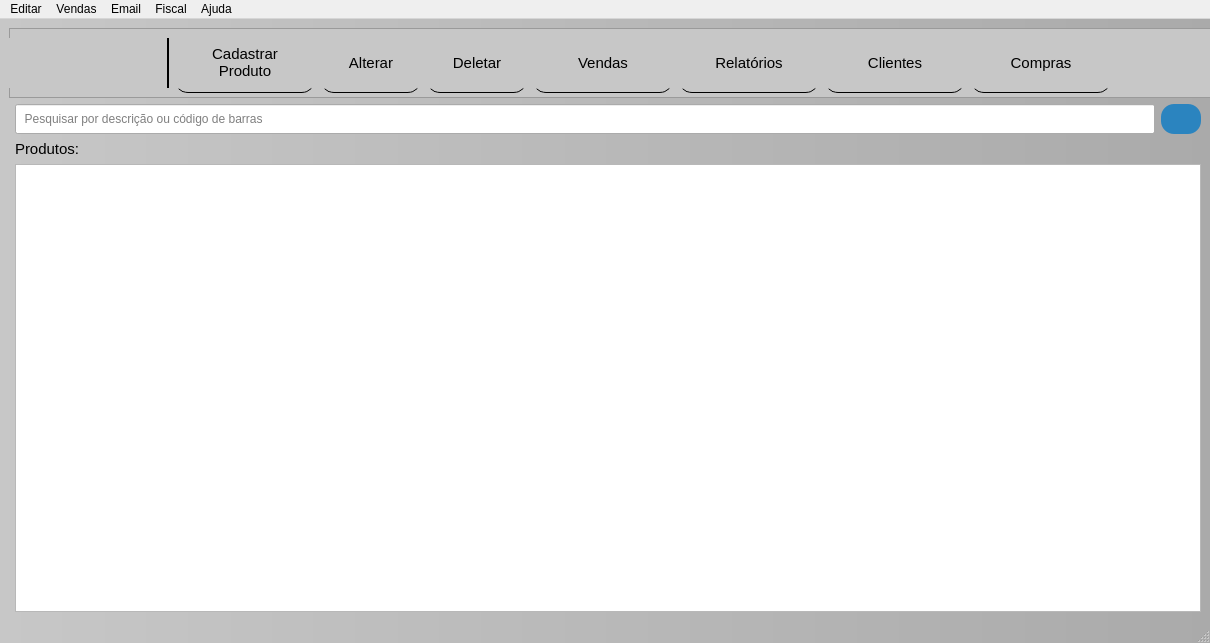
<?xml version="1.0" encoding="UTF-8"?>
<ui version="4.0">
 <class>MainWindow</class>
 <widget class="QMainWindow" name="MainWindow">
  <property name="geometry">
   <rect>
    <x>0</x>
    <y>0</y>
    <width>1210</width>
    <height>643</height>
   </rect>
  </property>
  <property name="sizePolicy">
   <sizepolicy hsizetype="Fixed" vsizetype="Fixed">
    <horstretch>0</horstretch>
    <verstretch>0</verstretch>
   </sizepolicy>
  </property>
  <property name="minimumSize">
   <size>
    <width>875</width>
    <height>600</height>
   </size>
  </property>
  <property name="maximumSize">
   <size>
    <width>16777215</width>
    <height>16777215</height>
   </size>
  </property>
  <property name="sizeIncrement">
   <size>
    <width>1</width>
    <height>1</height>
   </size>
  </property>
  <property name="windowTitle">
   <string>Janela Principal - QEstoqueLoja</string>
  </property>
  <property name="styleSheet">
   <string notr="true">

#MainWindow{
background-color: rgb(199, 199, 199);
background-color: qlineargradient(spread:pad, x1:0, y1:0, x2:1, y2:0, stop:0 rgba(199, 199, 199, 255), stop:1 rgba(170, 170, 170, 255));

}
QPushButton{
background-color: rgb(43, 132, 191);
color: rgb(255, 255, 255);
font-size: 15px;
border-radius: 13px;

}

QPushButton:hover{
	background-color: rgb(13, 92, 161);
}
QPushButton:pressed{
	
color: rgb(255, 255, 255);
	background-color: rgb(153, 193, 241);
font-size: 15px;
border-radius: 13px;
}
QGroupBox{
background-color:rgb(170, 170, 170);
	font: 700 9pt &quot;Segoe UI&quot;;
	font-size: 15px;
}
</string>
  </property>
  <property name="dockNestingEnabled">
   <bool>true</bool>
  </property>
  <property name="unifiedTitleAndToolBarOnMac">
   <bool>true</bool>
  </property>
  <widget class="QWidget" name="centralwidget">
   <layout class="QGridLayout" name="gridLayout">
    <item row="0" column="0" colspan="2">
     <widget class="QFrame" name="frameHeaderBar">
      <property name="sizePolicy">
       <sizepolicy hsizetype="Minimum" vsizetype="Minimum">
        <horstretch>0</horstretch>
        <verstretch>0</verstretch>
       </sizepolicy>
      </property>
      <property name="minimumSize">
       <size>
        <width>1500</width>
        <height>70</height>
       </size>
      </property>
      <property name="maximumSize">
       <size>
        <width>16777215</width>
        <height>70</height>
       </size>
      </property>
      <property name="styleSheet">
       <string notr="true">QFrame{
/*background-color:rgb(148, 148, 148);*/
background-color: rgb(199, 199, 199);

}

QPushButton{
background-color:transparent;
	font: 700 10pt &quot;Segoe UI&quot;;
color: black;
border-bottom: 1px solid black;
border-radius: 13px;

}
QPushButton:hover{
	background-color: rgb(13, 92, 161);
}
QPushButton:pressed{
	
color: rgb(255, 255, 255);
	background-color: rgb(153, 193, 241);

}

</string>
      </property>
      <property name="frameShape">
       <enum>QFrame::Shape::StyledPanel</enum>
      </property>
      <property name="frameShadow">
       <enum>QFrame::Shadow::Raised</enum>
      </property>
      <widget class="QWidget" name="layoutWidget">
       <property name="geometry">
        <rect>
         <x>0</x>
         <y>0</y>
         <width>1201</width>
         <height>71</height>
        </rect>
       </property>
       <layout class="QHBoxLayout" name="horizontalLayout_8">
        <property name="spacing">
         <number>6</number>
        </property>
        <item>
         <layout class="QHBoxLayout" name="horizontalLayout_5">
          <property name="spacing">
           <number>6</number>
          </property>
          <item>
           <layout class="QHBoxLayout" name="horizontalLayout_10">
            <item>
             <widget class="QLabel" name="label_6">
              <property name="minimumSize">
               <size>
                <width>160</width>
                <height>40</height>
               </size>
              </property>
              <property name="maximumSize">
               <size>
                <width>170</width>
                <height>50</height>
               </size>
              </property>
              <property name="styleSheet">
               <string notr="true">border-right: 2px solid black;</string>
              </property>
              <property name="text">
               <string/>
              </property>
              <property name="pixmap">
               <pixmap resource="../Imagens/recursosImg.qrc">:/QEstoqueLOja/mkaoyvblContraste.png</pixmap>
              </property>
              <property name="scaledContents">
               <bool>true</bool>
              </property>
              <property name="margin">
               <number>3</number>
              </property>
             </widget>
            </item>
            <item>
             <layout class="QHBoxLayout" name="horizontalLayout_9">
              <item>
               <layout class="QHBoxLayout" name="horizontalLayout_7">
                <item>
                 <widget class="QPushButton" name="Btn_AddProd">
                  <property name="sizePolicy">
                   <sizepolicy hsizetype="Fixed" vsizetype="Fixed">
                    <horstretch>0</horstretch>
                    <verstretch>0</verstretch>
                   </sizepolicy>
                  </property>
                  <property name="minimumSize">
                   <size>
                    <width>140</width>
                    <height>60</height>
                   </size>
                  </property>
                  <property name="maximumSize">
                   <size>
                    <width>140</width>
                    <height>60</height>
                   </size>
                  </property>
                  <property name="styleSheet">
                   <string notr="true"/>
                  </property>
                  <property name="text">
                   <string>Cadastrar 
Produto</string>
                  </property>
                  <property name="icon">
                   <iconset theme="address-book-new"/>
                  </property>
                  <property name="iconSize">
                   <size>
                    <width>40</width>
                    <height>40</height>
                   </size>
                  </property>
                 </widget>
                </item>
                <item>
                 <widget class="QPushButton" name="Btn_Alterar">
                  <property name="sizePolicy">
                   <sizepolicy hsizetype="Fixed" vsizetype="Fixed">
                    <horstretch>0</horstretch>
                    <verstretch>0</verstretch>
                   </sizepolicy>
                  </property>
                  <property name="minimumSize">
                   <size>
                    <width>100</width>
                    <height>60</height>
                   </size>
                  </property>
                  <property name="maximumSize">
                   <size>
                    <width>100</width>
                    <height>60</height>
                   </size>
                  </property>
                  <property name="styleSheet">
                   <string notr="true"/>
                  </property>
                  <property name="text">
                   <string>Alterar</string>
                  </property>
                  <property name="iconSize">
                   <size>
                    <width>40</width>
                    <height>40</height>
                   </size>
                  </property>
                 </widget>
                </item>
                <item>
                 <widget class="QPushButton" name="Btn_Delete">
                  <property name="sizePolicy">
                   <sizepolicy hsizetype="Fixed" vsizetype="Fixed">
                    <horstretch>0</horstretch>
                    <verstretch>0</verstretch>
                   </sizepolicy>
                  </property>
                  <property name="minimumSize">
                   <size>
                    <width>100</width>
                    <height>60</height>
                   </size>
                  </property>
                  <property name="maximumSize">
                   <size>
                    <width>100</width>
                    <height>60</height>
                   </size>
                  </property>
                  <property name="styleSheet">
                   <string notr="true">#Btn_Delete:hover{
background-color:rgb(191, 61, 64);
}
#Btn_Delete:pressed{
background-color:rgb(255, 96, 99)

}</string>
                  </property>
                  <property name="text">
                   <string>Deletar</string>
                  </property>
                  <property name="iconSize">
                   <size>
                    <width>40</width>
                    <height>40</height>
                   </size>
                  </property>
                 </widget>
                </item>
               </layout>
              </item>
              <item>
               <widget class="QPushButton" name="Btn_Venda">
                <property name="sizePolicy">
                 <sizepolicy hsizetype="Fixed" vsizetype="Fixed">
                  <horstretch>0</horstretch>
                  <verstretch>0</verstretch>
                 </sizepolicy>
                </property>
                <property name="minimumSize">
                 <size>
                  <width>140</width>
                  <height>60</height>
                 </size>
                </property>
                <property name="maximumSize">
                 <size>
                  <width>140</width>
                  <height>60</height>
                 </size>
                </property>
                <property name="styleSheet">
                 <string notr="true">

#Btn_Venda:hover{
	background-color:rgb(03,75,119);

}
#Btn_Venda:pressed{
background-color: rgb(153, 193, 241);
}</string>
                </property>
                <property name="text">
                 <string>Vendas</string>
                </property>
                <property name="iconSize">
                 <size>
                  <width>40</width>
                  <height>40</height>
                 </size>
                </property>
               </widget>
              </item>
              <item>
               <widget class="QPushButton" name="Btn_Relatorios">
                <property name="sizePolicy">
                 <sizepolicy hsizetype="Fixed" vsizetype="Fixed">
                  <horstretch>0</horstretch>
                  <verstretch>0</verstretch>
                 </sizepolicy>
                </property>
                <property name="minimumSize">
                 <size>
                  <width>140</width>
                  <height>60</height>
                 </size>
                </property>
                <property name="maximumSize">
                 <size>
                  <width>140</width>
                  <height>60</height>
                 </size>
                </property>
                <property name="styleSheet">
                 <string notr="true">
#Btn_Relatorios:hover{
background-color:rgb(03,75,119);
}
#Btn_Relatorios:pressed{

	background-color: rgb(153, 193, 241);

}
</string>
                </property>
                <property name="text">
                 <string>Relatórios</string>
                </property>
                <property name="iconSize">
                 <size>
                  <width>40</width>
                  <height>40</height>
                 </size>
                </property>
               </widget>
              </item>
              <item>
               <widget class="QPushButton" name="Btn_Clientes">
                <property name="minimumSize">
                 <size>
                  <width>140</width>
                  <height>60</height>
                 </size>
                </property>
                <property name="text">
                 <string>Clientes</string>
                </property>
                <property name="iconSize">
                 <size>
                  <width>40</width>
                  <height>40</height>
                 </size>
                </property>
               </widget>
              </item>
              <item>
               <widget class="QPushButton" name="Btn_Entradas">
                <property name="minimumSize">
                 <size>
                  <width>140</width>
                  <height>60</height>
                 </size>
                </property>
                <property name="text">
                 <string>Compras</string>
                </property>
                <property name="icon">
                 <iconset resource="../Imagens/recursosImg.qrc">
                  <normaloff>:/QEstoqueLOja/view-financial-transfer-reconciled.svg</normaloff>:/QEstoqueLOja/view-financial-transfer-reconciled.svg</iconset>
                </property>
                <property name="iconSize">
                 <size>
                  <width>40</width>
                  <height>40</height>
                 </size>
                </property>
               </widget>
              </item>
              <item>
               <spacer name="horizontalSpacer">
                <property name="orientation">
                 <enum>Qt::Orientation::Horizontal</enum>
                </property>
                <property name="sizeHint" stdset="0">
                 <size>
                  <width>40</width>
                  <height>20</height>
                 </size>
                </property>
               </spacer>
              </item>
             </layout>
            </item>
           </layout>
          </item>
         </layout>
        </item>
       </layout>
      </widget>
     </widget>
    </item>
    <item row="2" column="1">
     <layout class="QVBoxLayout" name="verticalLayout_2">
      <item>
       <layout class="QHBoxLayout" name="horizontalLayout_6">
        <item>
         <widget class="CustomLineEdit" name="Ledit_Pesquisa">
          <property name="minimumSize">
           <size>
            <width>200</width>
            <height>30</height>
           </size>
          </property>
          <property name="placeholderText">
           <string>  Pesquisar por descrição ou código de barras</string>
          </property>
         </widget>
        </item>
        <item>
         <widget class="QPushButton" name="Btn_Pesquisa">
          <property name="sizePolicy">
           <sizepolicy hsizetype="Fixed" vsizetype="Fixed">
            <horstretch>0</horstretch>
            <verstretch>0</verstretch>
           </sizepolicy>
          </property>
          <property name="minimumSize">
           <size>
            <width>40</width>
            <height>30</height>
           </size>
          </property>
          <property name="maximumSize">
           <size>
            <width>30</width>
            <height>30</height>
           </size>
          </property>
          <property name="text">
           <string/>
          </property>
          <property name="iconSize">
           <size>
            <width>20</width>
            <height>20</height>
           </size>
          </property>
         </widget>
        </item>
       </layout>
      </item>
      <item>
       <widget class="QLabel" name="label">
        <property name="styleSheet">
         <string notr="true">font: 700 9pt &quot;Segoe UI&quot;;
font-size: 15px;</string>
        </property>
        <property name="text">
         <string>Produtos:</string>
        </property>
       </widget>
      </item>
      <item>
       <widget class="QTableView" name="Tview_Produtos">
        <property name="minimumSize">
         <size>
          <width>750</width>
          <height>350</height>
         </size>
        </property>
        <property name="maximumSize">
         <size>
          <width>16777215</width>
          <height>16777215</height>
         </size>
        </property>
        <property name="baseSize">
         <size>
          <width>100</width>
          <height>200</height>
         </size>
        </property>
        <property name="contextMenuPolicy">
         <enum>Qt::ContextMenuPolicy::CustomContextMenu</enum>
        </property>
        <property name="autoFillBackground">
         <bool>false</bool>
        </property>
        <property name="styleSheet">
         <string notr="true"/>
        </property>
        <property name="alternatingRowColors">
         <bool>true</bool>
        </property>
        <property name="selectionMode">
         <enum>QAbstractItemView::SelectionMode::SingleSelection</enum>
        </property>
        <property name="selectionBehavior">
         <enum>QAbstractItemView::SelectionBehavior::SelectRows</enum>
        </property>
        <property name="gridStyle">
         <enum>Qt::PenStyle::SolidLine</enum>
        </property>
        <attribute name="horizontalHeaderCascadingSectionResizes">
         <bool>false</bool>
        </attribute>
        <attribute name="horizontalHeaderDefaultSectionSize">
         <number>50</number>
        </attribute>
        <attribute name="horizontalHeaderStretchLastSection">
         <bool>true</bool>
        </attribute>
        <attribute name="verticalHeaderVisible">
         <bool>false</bool>
        </attribute>
       </widget>
      </item>
     </layout>
    </item>
   </layout>
  </widget>
  <widget class="QStatusBar" name="statusbar"/>
  <widget class="QMenuBar" name="menuBar">
   <property name="geometry">
    <rect>
     <x>0</x>
     <y>0</y>
     <width>1210</width>
     <height>20</height>
    </rect>
   </property>
   <widget class="QMenu" name="menuVendas">
    <property name="title">
     <string>Vendas</string>
    </property>
    <addaction name="actionRealizar_Venda"/>
   </widget>
   <widget class="QMenu" name="menuEditar">
    <property name="title">
     <string>Editar</string>
    </property>
    <addaction name="actionConfig"/>
   </widget>
   <widget class="QMenu" name="menuAjuda">
    <property name="title">
     <string>Ajuda</string>
    </property>
    <addaction name="actionDocumenta_o"/>
    <addaction name="actionSobre"/>
   </widget>
   <widget class="QMenu" name="menuEmail">
    <property name="title">
     <string>Email</string>
    </property>
    <addaction name="actionEnviar"/>
   </widget>
   <widget class="QMenu" name="menuFiscal">
    <property name="title">
     <string>Fiscal</string>
    </property>
    <addaction name="actionMonitor_Fiscal"/>
   </widget>
   <addaction name="menuEditar"/>
   <addaction name="menuVendas"/>
   <addaction name="menuEmail"/>
   <addaction name="menuFiscal"/>
   <addaction name="menuAjuda"/>
  </widget>
  <action name="actionteste">
   <property name="text">
    <string>teste</string>
   </property>
  </action>
  <action name="actionGerar_Relat_rio_CSV">
   <property name="text">
    <string>Gerar lista Produtos CSV</string>
   </property>
   <property name="statusTip">
    <string> F12</string>
   </property>
   <property name="shortcut">
    <string>F7</string>
   </property>
  </action>
  <action name="actionRealizar_Venda">
   <property name="text">
    <string>Realizar Venda</string>
   </property>
   <property name="shortcut">
    <string>F5</string>
   </property>
  </action>
  <action name="actionTodos_Produtos">
   <property name="text">
    <string>Todos Produtos</string>
   </property>
  </action>
  <action name="actionApenas_NF">
   <property name="text">
    <string>Apenas NF</string>
   </property>
  </action>
  <action name="actionSem_NF">
   <property name="text">
    <string>Sem NF</string>
   </property>
  </action>
  <action name="actionConfig">
   <property name="text">
    <string>Configurações</string>
   </property>
  </action>
  <action name="actionDocumenta_o">
   <property name="text">
    <string>Documentação</string>
   </property>
  </action>
  <action name="actionEnviar">
   <property name="text">
    <string>Enviar notas ao contador</string>
   </property>
  </action>
  <action name="actionSobre">
   <property name="text">
    <string>Sobre</string>
   </property>
  </action>
  <action name="actionMonitor_Fiscal">
   <property name="text">
    <string>Monitor Fiscal</string>
   </property>
  </action>
 </widget>
 <customwidgets>
  <customwidget>
   <class>CustomLineEdit</class>
   <extends>QLineEdit</extends>
   <header>customlineedit.h</header>
  </customwidget>
 </customwidgets>
 <resources>
  <include location="../Imagens/recursosImg.qrc"/>
 </resources>
 <connections/>
</ui>
